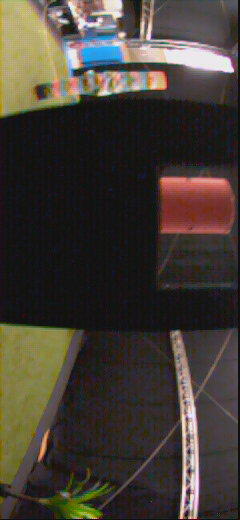
#> input picture Python_Scripts/dark_black.jpg, 240 x 520 px
$ python YUV_slices_alltogether.py
#> lines starting #> are read from the running program, lines starting #| are printed output that depends on the picture
# -*- coding: utf-8 -*-
"""
Created on Sun Feb 18 08:59:33 2018

Generate and show slices of YUV

@author: LocalAdmin
"""
import sys
print(sys.executable)
import cv2;
cv2.__version__
import matplotlib.pyplot as plt
import numpy as np

def YUV_to_RGB(im):
    """ Convert YUV to RGB """
    if(np.max(im[:]) <= 1.0):
        im *= 255;

    Y = im[:,:,0];
    U = im[:,:,1];
    V = im[:,:,2];

    R  = Y + 1.402   * ( V - 128 )
    G  = Y - 0.34414 * ( U - 128 ) - 0.71414 * ( V - 128 )
    B  = Y + 1.772   * ( U - 128 )

    rgb = im;
    rgb[:,:,0] = R / 255.0;
    rgb[:,:,1] = G / 255.0;
    rgb[:,:,2] = B / 255.0;

    inds1 = np.where(rgb < 0.0);
    for i in range(len(inds1[0])):
        rgb[inds1[0][i], inds1[1][i], inds1[2][i]] = 0.0;

    inds2 = np.where(rgb > 1.0);
    for i in range(len(inds2[0])):
        rgb[inds2[0][i], inds2[1][i], inds2[2][i]] = 1.0;
    return rgb;

def generate_slices_YUV(n_slices = 5, H = 255, W = 255):
    """ Generate YUV slices and convert them to RGB to show them """
#> called with n_slices = 5, H = 255, W = 255
#    bgr = np.zeros([H, W, 3]);
#    bgr[:,:,2] = 1.0;
#    cv2.imshow('BGR', bgr);
#    cv2.waitKey();

    plt.ion();

    V_step = 1.0 / H;
    U_step = 1.0 / W;
    Y_step = 1.0 / (n_slices-1);

    for s in range(n_slices):

        im = np.zeros([H, W, 3]);
        Y = s * Y_step;
        im[:,:,0] = Y;


        for y in range(H):
            for x in range(W):
                im[y,x,1] = U_step * x;
                im[y,x,2] = V_step * y;

        rgb = YUV_to_RGB(im);

        plt.figure()
        plt.imshow(rgb);
        plt.xlabel('U');
        plt.ylabel('V');
        plt.title('Y = ' + str(Y));


def filter_color(image_name = '../dark_black.jpg', y_low = 0, y_high = 24, \
                 u_low = 0, u_high = 255, v_low = 0, v_high = 255, resize_factor=1, showpicbefore=1):
#> called with image_name = '../dark_black.jpg', y_low = 0, y_high = 24, u_low = 0, u_high = 255, v_low = 0, v_high = 255, resize_factor = 1
    count_ones = 0;
    im = cv2.imread(image_name);
#> im is the input picture: shape (520, 240, 3); mean B, G, R 53, 60.5, 67.5
    im = cv2.resize(im, (int(im.shape[1]/resize_factor), int(im.shape[0]/resize_factor)));
    im = cv2.rotate(im, cv2.ROTATE_90_COUNTERCLOCKWISE)
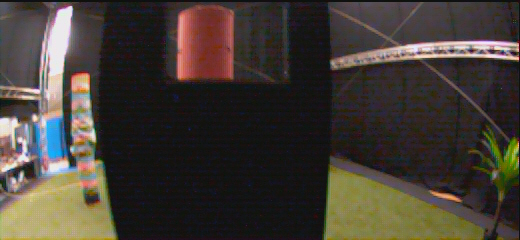
#> im: shape (240, 520, 3); mean B, G, R 53, 60.5, 67.5
    YUV = cv2.cvtColor(im, cv2.COLOR_BGR2YUV);
#> YUV: shape (240, 520, 3); mean of channels 0, 1, 2 61.7, 123.7, 133.1
    Filtered = np.zeros([YUV.shape[0], YUV.shape[1]]);
    protected = {}
    for i in getAllRanges():
        for x in range(YUV.shape[1]):
            count_x = 0;
            density_high_lum_x = 0;
            density_black_x = 0;
            good_y_high_lum = []
            good_y_black = []
            density_orange_x = 0;
            good_y_orange = []
            for y in range(YUV.shape[0]):
                """Comment the below out to apply the middle cut filter"""
                if (90 < y < 150):
                    if(YUV[y,x,0] >= i[0] and YUV[y,x,0] <= i[1] and \
                      YUV[y,x,1] >= i[2] and YUV[y,x,1] <= i[3] and \
                      YUV[y,x,2] >= i[4] and YUV[y,x,2] <= i[5]):
                        if i[6] == "orange":
                            density_orange_x += 1;
                            good_y_orange.append(y);
                        if i[6] == "green":
                            count_x += 2;
                        if i[6] == "High Lum":
                            protected[x] = True;
                            density_high_lum_x +=1;
                            good_y_high_lum.append(y)
                            #YUV[y,x,0] = 255;
                            #Filtered[y,x] = 1;
                        elif i[6] == "black":
                            if x not in protected:
                                YUV[y,x,0] = 255;
                                count_x += 1;
                                Filtered[y,x] = 1;
                            else:
                                density_black_x +=1;
                                good_y_black.append(y);
                        else:
                            YUV[y,x,0] = 255;
                            Filtered[y,x] = 1;
                            count_x += 1;
            if (density_orange_x > 20):
                count_x += density_orange_x;
                for good_y in good_y_orange:
                    YUV[good_y,x,0] = 255;
                    Filtered[good_y,x] = 1;
            if (density_high_lum_x > 30):
                count_x += density_high_lum_x;
                for good_y in good_y_high_lum:
                    YUV[good_y,x,0] = 255;
                    Filtered[good_y,x] = 1;
            if (density_black_x > 30):
                count_x += density_black_x;
                for good_y in good_y_black:
                    YUV[good_y,x,0] = 255;
                    Filtered[good_y,x] = 1;
            if (x < 70 or x > 450):
                count_ones += count_x
            elif (x < 140 or x > 380):
                count_ones += count_x * 2
            elif (x < 210 or x > 310):
                count_ones += count_x * 3
            else:
                count_ones += count_x * 4
#> YUV: shape (240, 520, 3); mean of channels 0, 1, 2 89, 123.7, 133.1

    plt.figure()
    plt.imshow(Filtered);
    plt.title(f"All colour with density filter for {image_name}");
    if (showpicbefore == 1):

        plt.figure();
        RGB = cv2.cvtColor(YUV, cv2.COLOR_YUV2RGB);
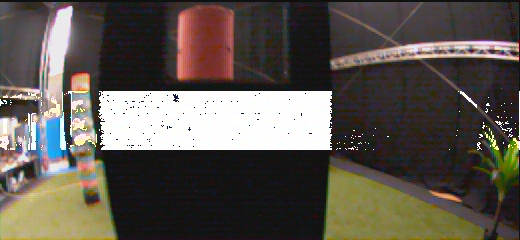
#> RGB: shape (240, 520, 3); mean R, G, B 94.5, 87.6, 80
        plt.imshow(RGB);
        plt.title(f"All colour with density filter for {image_name}");

        plt.figure();
        RGB = cv2.cvtColor(im, cv2.COLOR_BGR2RGB);
        plt.imshow(RGB);
        plt.title(image_name);


    print(f"Total count for {image_name}: {count_ones}");

def getOrangeRange(y_low = 70, y_high = 190, \
                 u_low = 0, u_high = 150, v_low = 150, v_high = 255):
    return [y_low, y_high, u_low, u_high, v_low, v_high, "orange"]

def getGreenRange(y_low = 60, y_high = 130, \
                 u_low = 75, u_high = 110, v_low = 120, v_high = 140):
    return [y_low, y_high, u_low, u_high, v_low, v_high, "green"]


def getDarkBlackRange(y_low = 0, y_high = 24, \
                 u_low = 0, u_high = 255, v_low = 0, v_high = 255):
    return [y_low, y_high, u_low, u_high, v_low, v_high, "dark black"]

def getHighLumRange(y_low = 220, y_high = 255, \
                 u_low = 0, u_high = 255, v_low = 0, v_high = 255):
    return [y_low, y_high, u_low, u_high, v_low, v_high, "High Lum"]

def getBlackRange(y_low = 70, y_high = 130, \
                 u_low = 0, u_high = 170, v_low = 0, v_high = 155):
    return [y_low, y_high, u_low, u_high, v_low, v_high, "black"]

def getAllRanges():
    return [getOrangeRange(), getGreenRange(), getDarkBlackRange(), getHighLumRange(), getBlackRange()]

if __name__ == '__main__':
    generate_slices_YUV();
    filter_color();

    images = ["../all.jpg", "../outside_g.jpg","../closer_black.jpg","../cross-board.jpg", \
              "../green_close.jpg","../black-board-bright.jpg",  "../outside.jpg",\
                  "../Whiteboard.jpg", "../dark_black.jpg", "../Board_Behind.jpg"]

    orange = getOrangeRange()
    black = getBlackRange()
    green = getGreenRange()
    darkBlack = getDarkBlackRange()
    highLum = getHighLumRange();

    for image in images:
        filter_color(image_name = image);
#> call 2 of filter_color, with image_name = '../all.jpg', y_low = 0, y_high = 24, u_low = 0, u_high = 255, v_low = 0, v_high = 255, resize_factor = 1
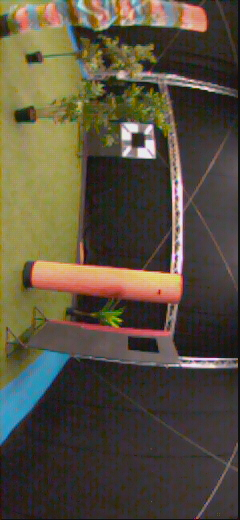
#> input picture Python_Scripts/all.jpg, 240 x 520 px
#> in filter_color, im is the input picture: shape (520, 240, 3); mean B, G, R 62.4, 79.3, 87.7
#> in filter_color (call 2), `im = cv2.rotate(im, cv2.ROTATE_90_COUNTERCLOCKWISE)`:
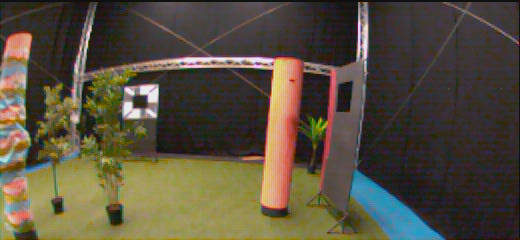
#> im: shape (240, 520, 3); mean B, G, R 62.4, 79.3, 87.7
#> in filter_color (call 2), `YUV = cv2.cvtColor(im, cv2.COLOR_BGR2YUV);`: YUV: shape (240, 520, 3); mean of channels 0, 1, 2 79.8, 119.4, 134.9
#> after the loop in filter_color (call 2), `for i in getAllRanges():`: YUV: shape (240, 520, 3); mean of channels 0, 1, 2 87.5, 119.4, 134.9
#> in filter_color (call 2), `RGB = cv2.cvtColor(YUV, cv2.COLOR_YUV2RGB);`:
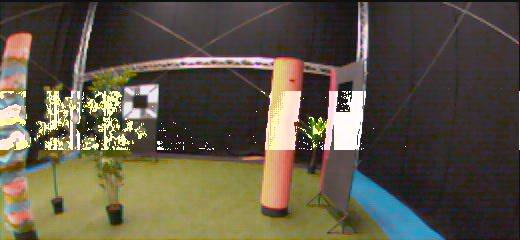
#> RGB: shape (240, 520, 3); mean R, G, B 93.9, 86.8, 70.1
#> pass 2 of the loop `for image in images:`:
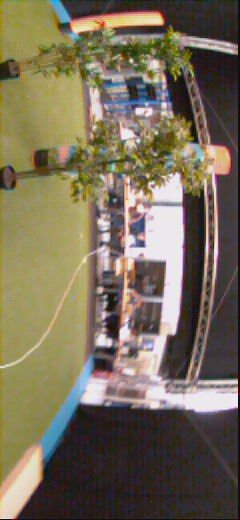
#> input picture Python_Scripts/outside_g.jpg, 240 x 520 px
#> in filter_color, im is the input picture: shape (520, 240, 3); mean B, G, R 88.1, 109.6, 118.6
#> in filter_color (call 3), `im = cv2.rotate(im, cv2.ROTATE_90_COUNTERCLOCKWISE)`:
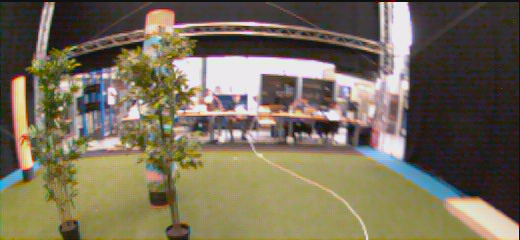
#> im: shape (240, 520, 3); mean B, G, R 88.1, 109.6, 118.6
#> in filter_color (call 3), `RGB = cv2.cvtColor(YUV, cv2.COLOR_YUV2RGB);`:
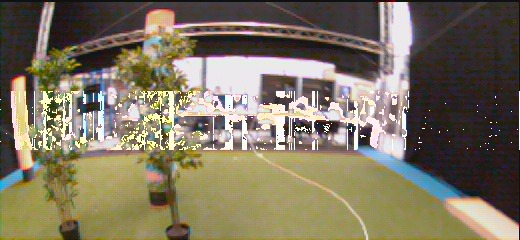
#> RGB: shape (240, 520, 3); mean R, G, B 125.3, 117.4, 95.7
#> pass 3 of the loop `for image in images:`:
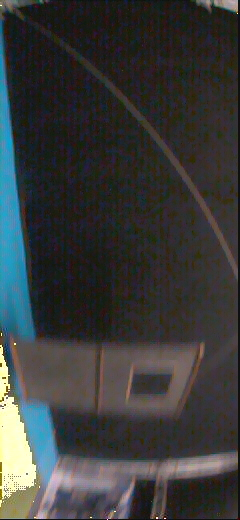
#> input picture Python_Scripts/closer_black.jpg, 240 x 520 px
#> in filter_color, im is the input picture: shape (520, 240, 3); mean B, G, R 58.4, 59.1, 57.4
#> in filter_color (call 4), `im = cv2.rotate(im, cv2.ROTATE_90_COUNTERCLOCKWISE)`:
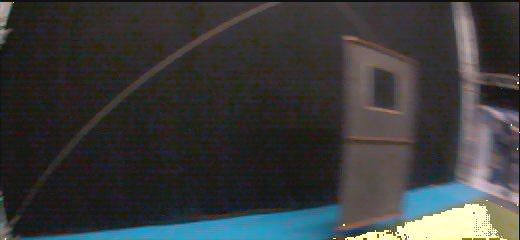
#> im: shape (240, 520, 3); mean B, G, R 58.4, 59.1, 57.4
#> in filter_color (call 4), `RGB = cv2.cvtColor(YUV, cv2.COLOR_YUV2RGB);`:
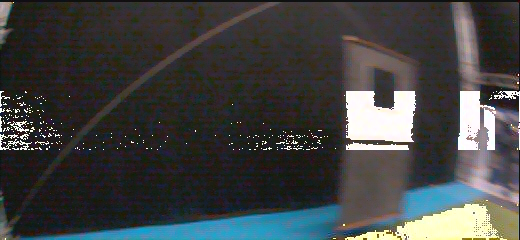
#> RGB: shape (240, 520, 3); mean R, G, B 65.3, 67.2, 66.5
#> (the run stopped early here; a loop or call above may not have finished)
